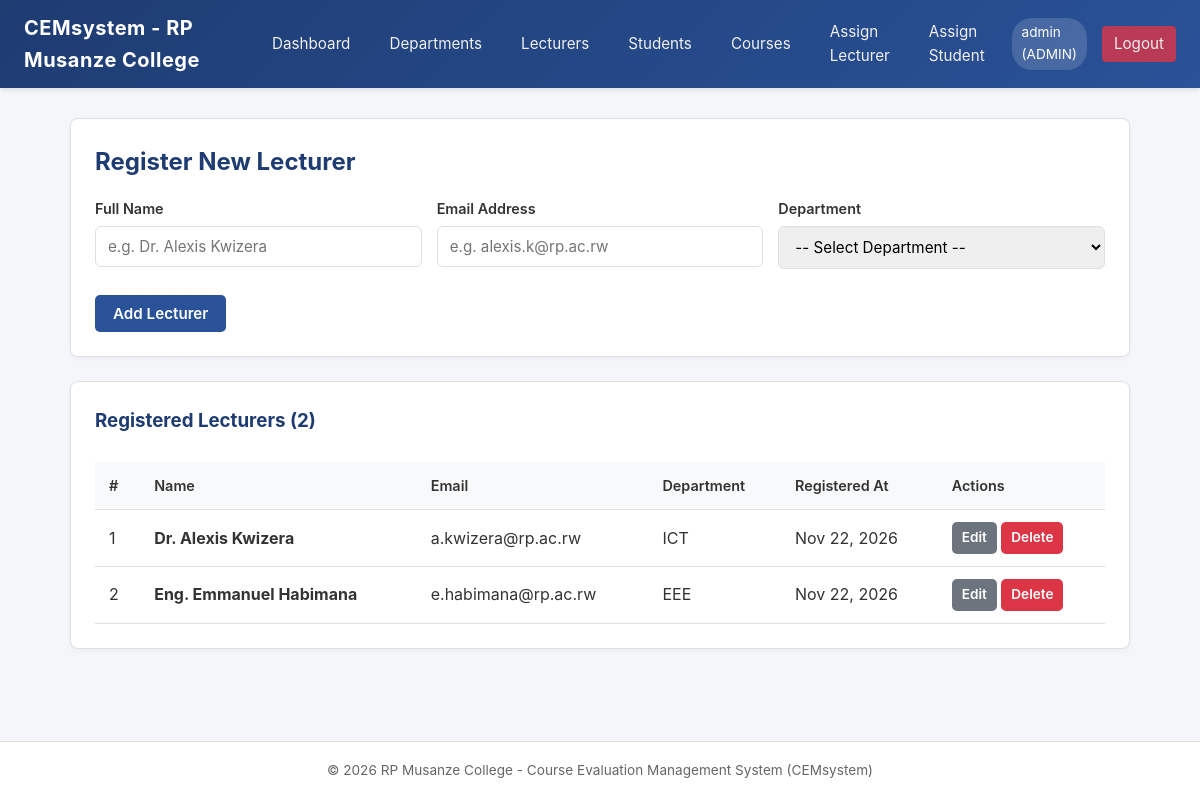
/admin/lecturers.php (signed in), run on the app's committed database.
### tables this page shows
CREATE TABLE IF NOT EXISTS `lecturers` (
    `id` INT AUTO_INCREMENT PRIMARY KEY,
    `user_id` INT NULL,
    `name` VARCHAR(100) NOT NULL,
    `email` VARCHAR(100) NOT NULL UNIQUE,
    `department_id` INT NOT NULL,
    `created_at` TIMESTAMP DEFAULT CURRENT_TIMESTAMP,
    CONSTRAINT `fk_lecturers_user` FOREIGN KEY (`user_id`) 
        REFERENCES `users`(`id`) ON DELETE SET NULL ON UPDATE CASCADE,
    CONSTRAINT `fk_lecturers_department` FOREIGN KEY (`department_id`) 
        REFERENCES `departments`(`id`) ON DELETE RESTRICT ON UPDATE CASCADE
);

CREATE TABLE IF NOT EXISTS `departments` (
    `id` INT AUTO_INCREMENT PRIMARY KEY,
    `name` VARCHAR(100) NOT NULL,
    `code` VARCHAR(20) NOT NULL UNIQUE
);

### admin/lecturers.php (the view, shortened to what this page needs)
<?php
require_once __DIR__ . '/../config/db.php';
$edit_mode = false;
$edit_lecturer = null;
$lecturers = $pdo->query("
    SELECT l.*, d.name AS department_name, d.code AS department_code
    FROM lecturers l
    JOIN departments d ON l.department_id = d.id
    ORDER BY l.name ASC
")->fetchAll();
require_once __DIR__ . '/../includes/header.php';
?>
<div class="card">
    <h2><?= $edit_mode ? 'Edit Lecturer' : 'Register New Lecturer' ?></h2>
    <form action="lecturers.php" method="POST">
        <div style="display: grid; grid-template-columns: repeat(auto-fit, minmax(220px, 1fr)); gap: 15px;">
            <div class="form-group">
                <label for="name">Full Name</label>
                <input type="text" name="name" id="name" class="form-control" required
                       value="<?= htmlspecialchars($edit_mode ? $edit_lecturer['name'] : '') ?>" placeholder="e.g. Dr. Alexis Kwizera">
            </div>
            <div class="form-group">
                <label for="email">Email Address</label>
                <input type="email" name="email" id="email" class="form-control" required
                       value="<?= htmlspecialchars($edit_mode ? $edit_lecturer['email'] : '') ?>" placeholder="e.g. alexis.k@rp.ac.rw">
            </div>
            <div class="form-group">
                <label for="department_id">Department</label>
                <select name="department_id" id="department_id" class="form-control" required>
                    <option value="">-- Select Department --</option>
                </select>
            </div>
        </div>
        <button type="submit" name="<?= $edit_mode ? 'update_lecturer' : 'add_lecturer' ?>" class="btn btn-primary" style="margin-top: 10px;">
            <?= $edit_mode ? 'Save Changes' : 'Add Lecturer' ?>
        </button>
    </form>
</div>
<div class="card">
    <h3>Registered Lecturers (<?= count($lecturers) ?>)</h3>
    <div class="table-responsive">
        <table>
            <thead>
                <tr>
                    <th>#</th>
                    <th>Name</th>
                    <th>Email</th>
                    <th>Department</th>
                    <th>Registered At</th>
                    <th>Actions</th>
                </tr>
            </thead>
            <tbody>
                <?php if (empty($lecturers)): ?>
                    <tr><td colspan="6" style="text-align: center; color: var(--text-muted);">No lecturers registered yet.</td></tr>
                <?php else: ?>
                    <?php foreach ($lecturers as $idx => $l): ?>
                        <tr>
                            <td><?= $idx + 1 ?></td>
                            <td><strong><?= htmlspecialchars($l['name']) ?></strong></td>
                            <td><?= htmlspecialchars($l['email']) ?></td>
                            <td><?= htmlspecialchars($l['department_code']) ?></td>
                            <td><?= htmlspecialchars(date('M d, Y', strtotime($l['created_at']))) ?></td>
                            <td>
                                <a href="lecturers.php?edit=<?= $l['id'] ?>" class="btn btn-secondary btn-sm">Edit</a>
                                <a href="lecturers.php?delete=<?= $l['id'] ?>" class="btn btn-danger btn-sm" onclick="return confirm('Are you sure you want to remove this lecturer?');">Delete</a>
                            </td>
                        </tr>
                    <?php endforeach; ?>
                <?php endif; ?>
            </tbody>
        </table>
    </div>
</div>
<?php require_once __DIR__ . '/../includes/footer.php'; ?>

### style.css (style rules this page uses)
:root { --primary: #1e3c72; --primary-hover: #162c55; --secondary: #2a5298; --accent: #00adb5; --bg: #f4f6f9; --card-bg: #ffffff; --text-color: #333333; --text-muted: #666666; --border-color: #e0e0e0; --success: #28a745; --danger: #dc3545; --warning: #ffc107; }
* { box-sizing: border-box; margin: 0; padding: 0; font-family: -apple-system, BlinkMacSystemFont, "Segoe UI", Roboto, Helvetica, Arial, sans-serif; }
body { background-color: var(--bg); color: var(--text-color); line-height: 1.6; min-height: 100vh; display: flex; flex-direction: column; }
.card { background: var(--card-bg); border-radius: 8px; padding: 24px; margin-bottom: 24px; border: 1px solid var(--border-color); box-shadow: 0 2px 5px rgba(0,0,0,0.04); }
.card h2, .card h3 { margin-bottom: 16px; color: var(--primary); }
.form-group { margin-bottom: 16px; }
.form-group label { display: block; margin-bottom: 6px; font-weight: 600; font-size: 0.9rem; }
.form-control { width: 100%; padding: 10px 12px; border: 1px solid var(--border-color); border-radius: 6px; font-size: 0.95rem; outline: none; transition: border-color 0.2s; }
.btn { display: inline-block; padding: 9px 18px; font-size: 0.95rem; font-weight: 600; border-radius: 5px; text-decoration: none; cursor: pointer; border: none; transition: background-color 0.2s, transform 0.1s; }
.btn-primary { background-color: var(--secondary); color: white; }
.btn-danger { background-color: var(--danger); color: white; }
.btn-secondary { background-color: #6c757d; color: white; }
.btn-sm { padding: 5px 10px; font-size: 0.85rem; }
.table-responsive { overflow-x: auto; }
table { width: 100%; border-collapse: collapse; margin-top: 10px; }
table th, table td { padding: 12px 14px; text-align: left; border-bottom: 1px solid var(--border-color); }
table th { background-color: #f8f9fa; color: var(--text-color); font-weight: 600; font-size: 0.9rem; }

### data on the page
lecturers: name "Dr. Alexis Kwizera", email "a.kwizera@rp.ac.rw", department.code "ICT", created_at "Nov 22, 2026"
lecturers: name "Eng. Emmanuel Habimana", email "e.habimana@rp.ac.rw", department.code "EEE", created_at "Nov 22, 2026"

### other printed values
$_SESSION['username'] "admin"
$_SESSION['role'] "ADMIN"
count($lecturers) "2"
